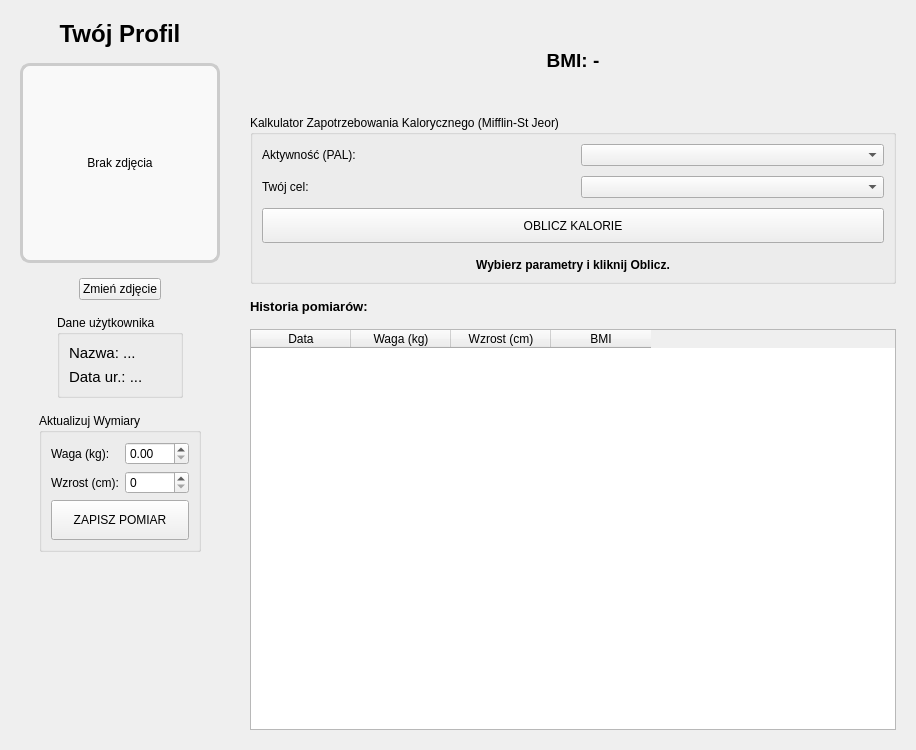
<?xml version="1.0" encoding="UTF-8"?>

<ui version="4.0">

 <class>ProfileView</class>

 <widget class="QWidget" name="ProfileView">

  <property name="geometry">

   <rect>

    <x>0</x>

    <y>0</y>

    <width>916</width>

    <height>750</height>

   </rect>

  </property>

  <layout class="QHBoxLayout" name="mainLayout">

   <property name="spacing">

    <number>30</number>

   </property>

   <property name="leftMargin">

    <number>20</number>

   </property>

   <property name="topMargin">

    <number>20</number>

   </property>

   <property name="rightMargin">

    <number>20</number>

   </property>

   <property name="bottomMargin">

    <number>20</number>

   </property>

   <item>

    <layout class="QVBoxLayout" name="leftPanel">

     <property name="spacing">

      <number>15</number>

     </property>

     <item>

      <widget class="QLabel" name="labelTitle">

       <property name="font">

        <font>

         <pointsize>18</pointsize>

         <bold>true</bold>

        </font>

       </property>

       <property name="text">

        <string>Twój Profil</string>

       </property>

       <property name="alignment">

        <set>Qt::AlignmentFlag::AlignCenter</set>

       </property>

      </widget>

     </item>

     <item alignment="Qt::AlignmentFlag::AlignHCenter">

      <widget class="QLabel" name="lblAvatar">

       <property name="minimumSize">

        <size>

         <width>200</width>

         <height>200</height>

        </size>

       </property>

       <property name="maximumSize">

        <size>

         <width>200</width>

         <height>200</height>

        </size>

       </property>

       <property name="styleSheet">

        <string notr="true">border: 3px solid #ccc; background-color: #f9f9f9; border-radius: 10px;</string>

       </property>

       <property name="text">

        <string>Brak zdjęcia</string>

       </property>

       <property name="scaledContents">

        <bool>true</bool>

       </property>

       <property name="alignment">

        <set>Qt::AlignmentFlag::AlignCenter</set>

       </property>

      </widget>

     </item>

     <item alignment="Qt::AlignmentFlag::AlignHCenter">

      <widget class="QPushButton" name="btnChangePhoto">

       <property name="maximumSize">

        <size>

         <width>250</width>

         <height>16777215</height>

        </size>

       </property>

       <property name="cursor">

        <cursorShape>PointingHandCursor</cursorShape>

       </property>

       <property name="text">

        <string>Zmień zdjęcie</string>

       </property>

      </widget>

     </item>

     <item alignment="Qt::AlignmentFlag::AlignHCenter">

      <widget class="QGroupBox" name="groupStatic">

       <property name="maximumSize">

        <size>

         <width>450</width>

         <height>16777215</height>

        </size>

       </property>

       <property name="title">

        <string>Dane użytkownika</string>

       </property>

       <layout class="QVBoxLayout" name="vboxStatic">

        <item>

         <widget class="QLabel" name="LoginLabel">

          <property name="font">

           <font>

            <pointsize>11</pointsize>

           </font>

          </property>

          <property name="text">

           <string>Nazwa: ...</string>

          </property>

         </widget>

        </item>

        <item>

         <widget class="QLabel" name="birthDateLabel">

          <property name="font">

           <font>

            <pointsize>11</pointsize>

           </font>

          </property>

          <property name="text">

           <string>Data ur.: ...</string>

          </property>

         </widget>

        </item>

       </layout>

      </widget>

     </item>

     <item alignment="Qt::AlignmentFlag::AlignHCenter">

      <widget class="QGroupBox" name="groupAdd">

       <property name="maximumSize">

        <size>

         <width>450</width>

         <height>16777215</height>

        </size>

       </property>

       <property name="title">

        <string>Aktualizuj Wymiary</string>

       </property>

       <layout class="QGridLayout" name="gridLayoutAdd">

        <item row="0" column="0">

         <widget class="QLabel" name="l1">

          <property name="text">

           <string>Waga (kg):</string>

          </property>

         </widget>

        </item>

        <item row="0" column="1">

         <widget class="QDoubleSpinBox" name="spinWeight">

          <property name="maximum">

           <double>300.000000000000000</double>

          </property>

          <property name="singleStep">

           <double>0.500000000000000</double>

          </property>

         </widget>

        </item>

        <item row="1" column="0">

         <widget class="QLabel" name="l2">

          <property name="text">

           <string>Wzrost (cm):</string>

          </property>

         </widget>

        </item>

        <item row="1" column="1">

         <widget class="QSpinBox" name="spinHeight">

          <property name="maximum">

           <number>250</number>

          </property>

         </widget>

        </item>

        <item row="2" column="0" colspan="2">

         <widget class="QPushButton" name="btnAddMeasurement">

          <property name="minimumSize">

           <size>

            <width>0</width>

            <height>40</height>

           </size>

          </property>

          <property name="cursor">

           <cursorShape>PointingHandCursor</cursorShape>

          </property>

          <property name="text">

           <string>ZAPISZ POMIAR</string>

          </property>

         </widget>

        </item>

       </layout>

      </widget>

     </item>

     <item>

      <spacer name="verticalSpacer">

       <property name="orientation">

        <enum>Qt::Orientation::Vertical</enum>

       </property>

       <property name="sizeHint" stdset="0">

        <size>

         <width>20</width>

         <height>40</height>

        </size>

       </property>

      </spacer>

     </item>

     <item alignment="Qt::AlignmentFlag::AlignHCenter">

      <widget class="QLabel" name="logo_label">

       <property name="minimumSize">

        <size>

         <width>0</width>

         <height>100</height>

        </size>

       </property>

       <property name="maximumSize">

        <size>

         <width>450</width>

         <height>150</height>

        </size>

       </property>

       <property name="text">

        <string/>

       </property>

       <property name="scaledContents">

        <bool>false</bool>

       </property>

       <property name="alignment">

        <set>Qt::AlignmentFlag::AlignCenter</set>

       </property>

      </widget>

     </item>

    </layout>

   </item>

   <item>

    <layout class="QVBoxLayout" name="rightPanel">

     <property name="spacing">

      <number>15</number>

     </property>

     <item>

      <widget class="QLabel" name="lblBMIResult">

       <property name="minimumSize">

        <size>

         <width>0</width>

         <height>80</height>

        </size>

       </property>

       <property name="font">

        <font>

         <pointsize>14</pointsize>

         <bold>true</bold>

        </font>

       </property>

       <property name="text">

        <string>BMI: -</string>

       </property>

       <property name="alignment">

        <set>Qt::AlignmentFlag::AlignCenter</set>

       </property>

      </widget>

     </item>

     <item>

      <widget class="QGroupBox" name="groupBoxCalories">

       <property name="title">

        <string>Kalkulator Zapotrzebowania Kalorycznego (Mifflin-St Jeor)</string>

       </property>

       <layout class="QGridLayout" name="gridCalories">

        <property name="horizontalSpacing">

         <number>15</number>

        </property>

        <property name="verticalSpacing">

         <number>10</number>

        </property>

        <item row="0" column="0">

         <widget class="QLabel" name="lblPAL">

          <property name="text">

           <string>Aktywność (PAL):</string>

          </property>

         </widget>

        </item>

        <item row="0" column="1">

         <widget class="QComboBox" name="comboPAL"/>

        </item>

        <item row="1" column="0">

         <widget class="QLabel" name="lblGoal">

          <property name="text">

           <string>Twój cel:</string>

          </property>

         </widget>

        </item>

        <item row="1" column="1">

         <widget class="QComboBox" name="comboGoal"/>

        </item>

        <item row="2" column="0" colspan="2">

         <widget class="QPushButton" name="btnCalculateCalories">

          <property name="minimumSize">

           <size>

            <width>0</width>

            <height>35</height>

           </size>

          </property>

          <property name="text">

           <string>OBLICZ KALORIE</string>

          </property>

         </widget>

        </item>

        <item row="3" column="0" colspan="2">

         <widget class="QLabel" name="lblCaloriesResult">

          <property name="styleSheet">

           <string notr="true">font-weight: bold; margin-top: 5px;</string>

          </property>

          <property name="text">

           <string>Wybierz parametry i kliknij Oblicz.</string>

          </property>

          <property name="alignment">

           <set>Qt::AlignmentFlag::AlignCenter</set>

          </property>

         </widget>

        </item>

       </layout>

      </widget>

     </item>

     <item>

      <widget class="QLabel" name="labelHistory">

       <property name="font">

        <font>

         <pointsize>10</pointsize>

         <bold>true</bold>

        </font>

       </property>

       <property name="text">

        <string>Historia pomiarów:</string>

       </property>

      </widget>

     </item>

     <item>

      <widget class="QTableWidget" name="tableMeasurements">

       <property name="alternatingRowColors">

        <bool>true</bool>

       </property>

       <property name="selectionBehavior">

        <enum>QAbstractItemView::SelectionBehavior::SelectRows</enum>

       </property>

       <property name="columnCount">

        <number>4</number>

       </property>

       <column>

        <property name="text">

         <string>Data</string>

        </property>

       </column>

       <column>

        <property name="text">

         <string>Waga (kg)</string>

        </property>

       </column>

       <column>

        <property name="text">

         <string>Wzrost (cm)</string>

        </property>

       </column>

       <column>

        <property name="text">

         <string>BMI</string>

        </property>

       </column>

      </widget>

     </item>

    </layout>

   </item>

  </layout>

 </widget>

 <resources/>

 <connections/>

</ui>
